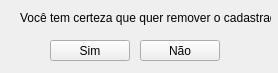
<?xml version="1.0" encoding="UTF-8"?>
<ui version="4.0">
 <class>Form</class>
 <widget class="QWidget" name="Form">
  <property name="geometry">
   <rect>
    <x>0</x>
    <y>0</y>
    <width>278</width>
    <height>73</height>
   </rect>
  </property>
  <property name="windowTitle">
   <string>Form</string>
  </property>
  <widget class="QLabel" name="label">
   <property name="geometry">
    <rect>
     <x>20</x>
     <y>10</y>
     <width>251</width>
     <height>16</height>
    </rect>
   </property>
   <property name="text">
    <string>Você tem certeza que quer remover o cadastrado:</string>
   </property>
  </widget>
  <widget class="QPushButton" name="btnS">
   <property name="geometry">
    <rect>
     <x>50</x>
     <y>40</y>
     <width>80</width>
     <height>21</height>
    </rect>
   </property>
   <property name="text">
    <string>Sim</string>
   </property>
  </widget>
  <widget class="QPushButton" name="btnN">
   <property name="geometry">
    <rect>
     <x>140</x>
     <y>40</y>
     <width>80</width>
     <height>21</height>
    </rect>
   </property>
   <property name="text">
    <string>Não</string>
   </property>
  </widget>
 </widget>
 <resources/>
 <connections/>
</ui>
